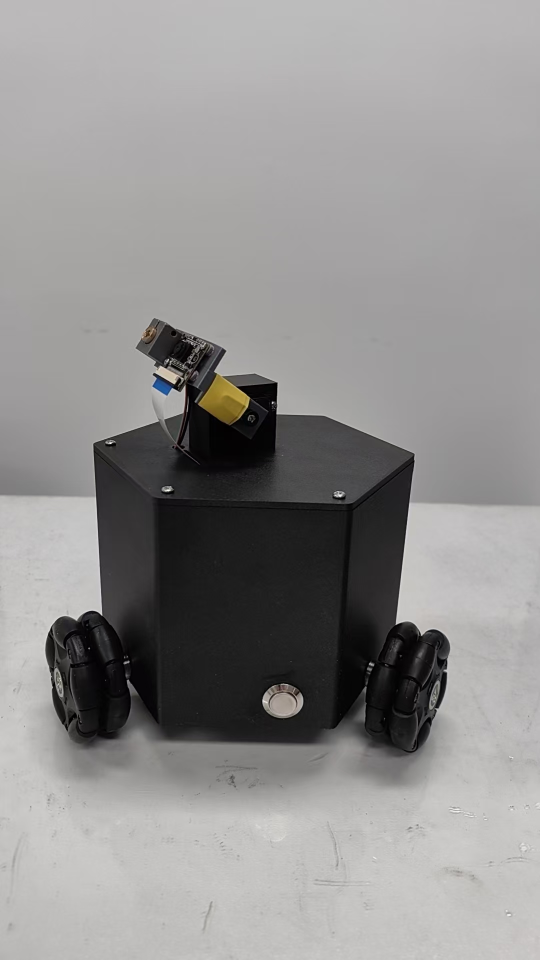
#> input picture assets/outlook/outlook1.jpg, 1080 x 1919 px (shown at 1/2 size)
$ python -i vision_tracking.py   (imports and definitions only)
#> lines starting #> are read from the running program, lines starting #| are printed output that depends on the picture
#> further down, picture is the input picture: shape (1919, 1080, 3); mean B, G, R 143.7, 144.3, 145.6
"""Locate an ArUco marker and a compact bright red spot in camera images."""

from contextlib import contextmanager
from threading import Event, Thread

import cv2
import numpy as np

WIDTH, HEIGHT = 640, 480


class Detector:
    # [16 lines left out: functions __init__, positions, not called in this run]


def find_red_spot(bgr, baseline=None):
    # Score compact highlights by red intensity above the other channels.
    blue, green, red = cv2.split(bgr)
    red_excess = cv2.subtract(red, cv2.max(blue, green))
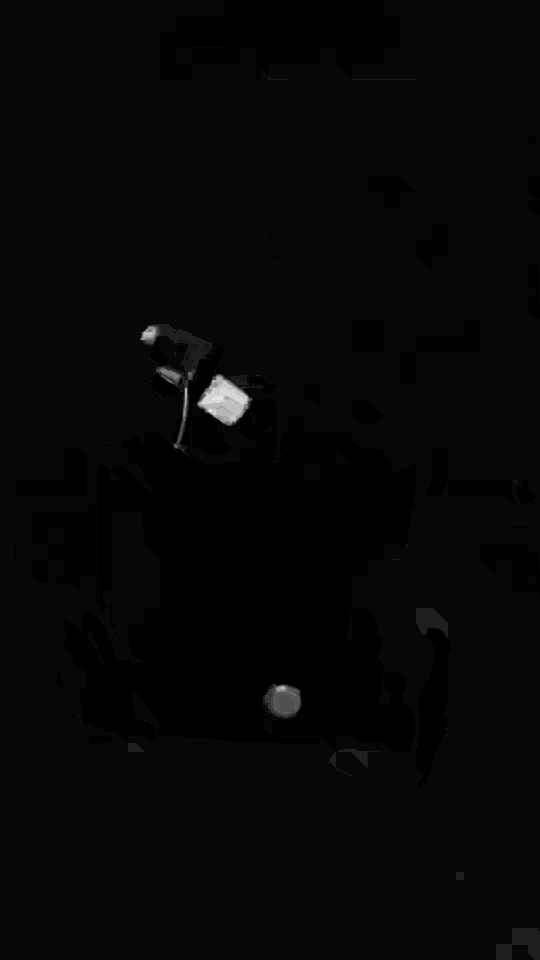
#> red_excess: shape (1919, 1080) (shown at 1/2 size); min 0, max 32, mean 0.9; drawn with min black and max white
    mask = (red >= 240) & (red_excess >= 80)  # 提高阈值：240和80（原220和65）
#> mask: shape (1919, 1080) bool; every value is 0
    strength = red_excess
    min_area, max_area, max_size = 5, 100, 20  # 收紧范围：5-100，最大20（原3-180-24）
    if baseline is not None:
        # A red pulse can look pale or purple on a cool background. Compare the
        # signed channel changes instead of testing the final pixel's hue.
        blue_gain, green_gain, red_gain = cv2.split(bgr.astype(np.int16) - baseline.astype(np.int16))
        red_advantage = red_gain - cv2.max(blue_gain, green_gain)
        mask = (red_gain >= 20) & (red_advantage >= 30)  # 提高阈值：20和30（原12和20）
        strength = red_gain
        min_area, max_area, max_size = 3, 800, 40  # 收紧最大范围（原2-1600-48）
    count, labels, stats, centers = cv2.connectedComponentsWithStats(mask.astype(np.uint8))
#> labels: shape (1919, 1080) int32; every value is 0
#> count = 1; stats = [[0, 0, 1080, 1919, 2072520]]; centers = [[539.5, 959]]
    best_score = 0
    spot = None
    for label in range(1, count):
        x, y, width, height, area = stats[label]
        if not min_area <= area <= max_area or max(width, height) > max_size:
            continue
        if max(width, height) > 3 * min(width, height):
            continue
        region = np.s_[y : y + height, x : x + width]
        score = float(strength[region][labels[region] == label].mean())
        if score > best_score:
            best_score = score
            spot = tuple(float(value) for value in centers[label])
#> after the loop, best_score = 0
    return spot


# [52 lines left out: functions open_camera, capture_frame, report_detection, monitor_camera, not called in this run]

>>> import cv2
>>> picture = cv2.imread('../assets/outlook/outlook1.jpg')
>>> result = find_red_spot(picture)
